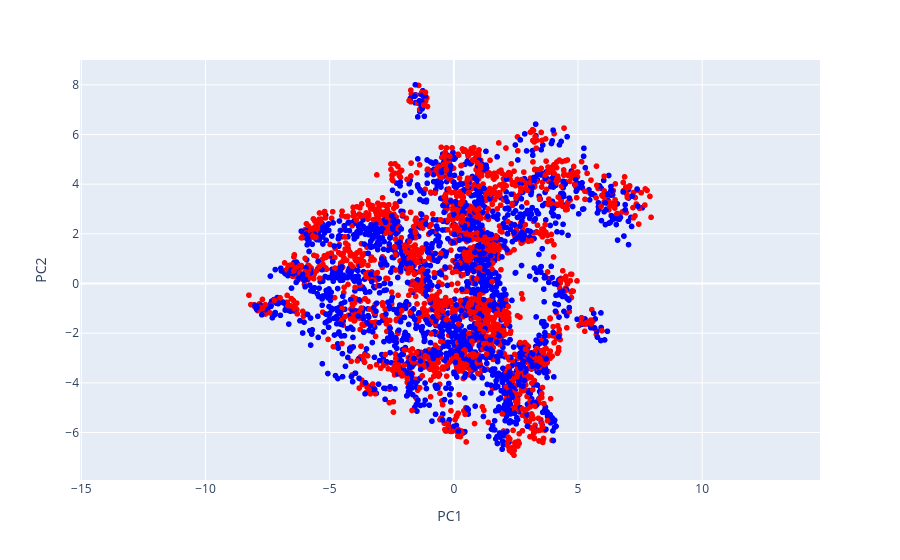

Here is the notebook cell this chart was saved with:
### Code cell
from visualization_utils import TruthData
import torch
from plotly.subplots import make_subplots
import configparser

model = 'llama-2-13b'
config = configparser.ConfigParser()
config.read('config.ini')
layer = 10
noperiod = eval(config[model]['noperiod'])

device = 'cuda:0' if torch.cuda.is_available() else 'cpu'
TruthData.from_datasets(
    ['human_farmed_neutral', 'human_farmed_harm'], # datasets to use
    model=model,
    layer=layer,
    center=True,
    noperiod=noperiod,
    device=device
).plot(
    dimensions=2, # 3 dimensions also supported
    dim_offset=0, # increase if you want to ignore the first few PCs
    color='label', # label 1 = first category in the dataset name (e.g. human)
    # if you don't want to plot and do PCA on all datasets:
    # plot_datasets = [ list of datasets to plot here ],
    # pca_datasets = [ list of datasets to use for PCA here]
)

### Figure 1 — Plotly figure (JSON) as saved in the notebook; plotly's stock layout.template omitted (floating-point values rounded to 4 significant figures; data arrays with more than 128 entries replaced by an {"elided": "..."} marker saying what was removed)
{"data": [{"hovertemplate": "<b>%{hovertext}</b><br><br>PC1=%{x}<br>PC2=%{y}<br>label=%{marker.color}<extra></extra>", "hovertext": {"elided": "4000 str values"}, "legendgroup": "", "marker": {"color": {"elided": "4000 int values"}, "coloraxis": "coloraxis", "symbol": "circle"}, "mode": "markers", "name": "", "showlegend": false, "type": "scattergl", "x": {"elided": "4000 float values"}, "xaxis": "x", "y": {"elided": "4000 float values"}, "yaxis": "y"}], "layout": {"coloraxis": {"autocolorscale": false, "colorbar": {"title": {"text": "label"}}, "colorscale": [[0, "rgb(255,0,0)"], [1, "rgb(0,0,255)"]], "showscale": false}, "legend": {"tracegroupgap": 0}, "margin": {"t": 60}, "xaxis": {"anchor": "y", "domain": [0, 1], "title": {"text": "PC1"}}, "yaxis": {"anchor": "x", "domain": [0, 1], "scaleanchor": "x", "scaleratio": 1, "title": {"text": "PC2"}}}}
